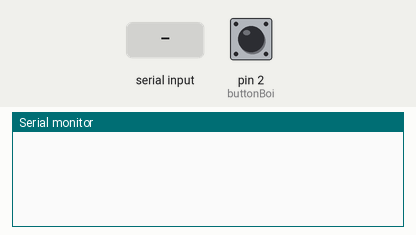
Recording of a sketch running on a simulated Arduino Uno, built with avr-gcc and run on an emulated ATmega328P. On the bench: the last lines printed to the serial monitor. Inputs (shaded band) come from the test bench; at power-on: pin 2 (buttonBoi) LOW.

Above: at 1.2 s.
1.3 s: pin 2 (buttonBoi) pulled HIGH for 0.15 s
At 2.6 s:
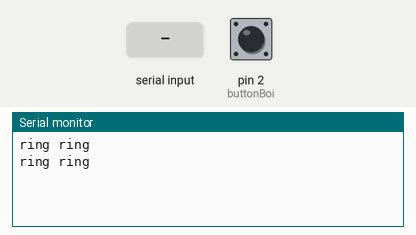
2.9 s: "1" received over Serial
At 3.9 s:
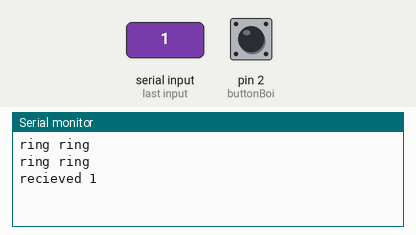
4.4 s: "0" received over Serial
At 5.1 s:
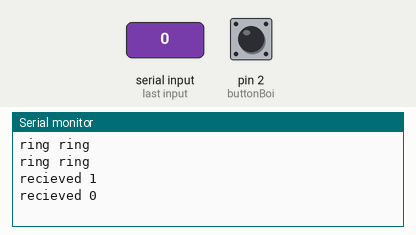

Measured:
- after the input at 1.3 s, the serial monitor: prints a new line at once (image 1)
- after the input at 2.9 s, the serial monitor: prints a new line after 0.10 s (image 2)
- after the input at 4.4 s, the serial monitor: prints a new line after 0.10 s (image 3)

The sketch:

doorbell.ino
```cpp
const int buttonBoi = 2;

void setup() {
  pinMode(buttonBoi, INPUT);

  Serial.begin(9600);
  Serial.setTimeout(100);
}

void loop() {
  String inputString = Serial.readString();

  if (inputString != "") {
    Serial.print("recieved ");
    Serial.println(inputString);
  }

  if (digitalRead(buttonBoi) == HIGH) {
    Serial.println("ring ring");
  }
}
```
